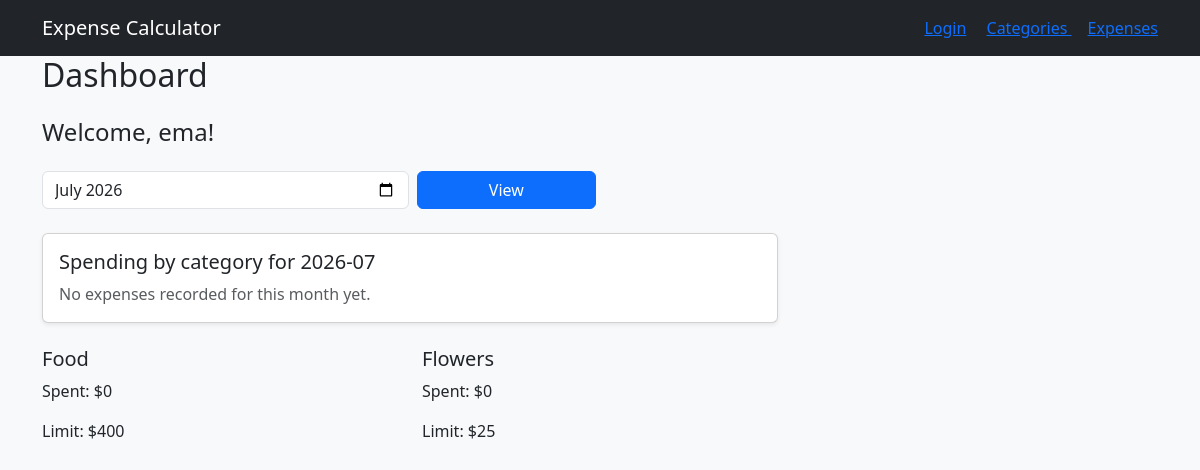
Page / (signed in) on the earlier database version.
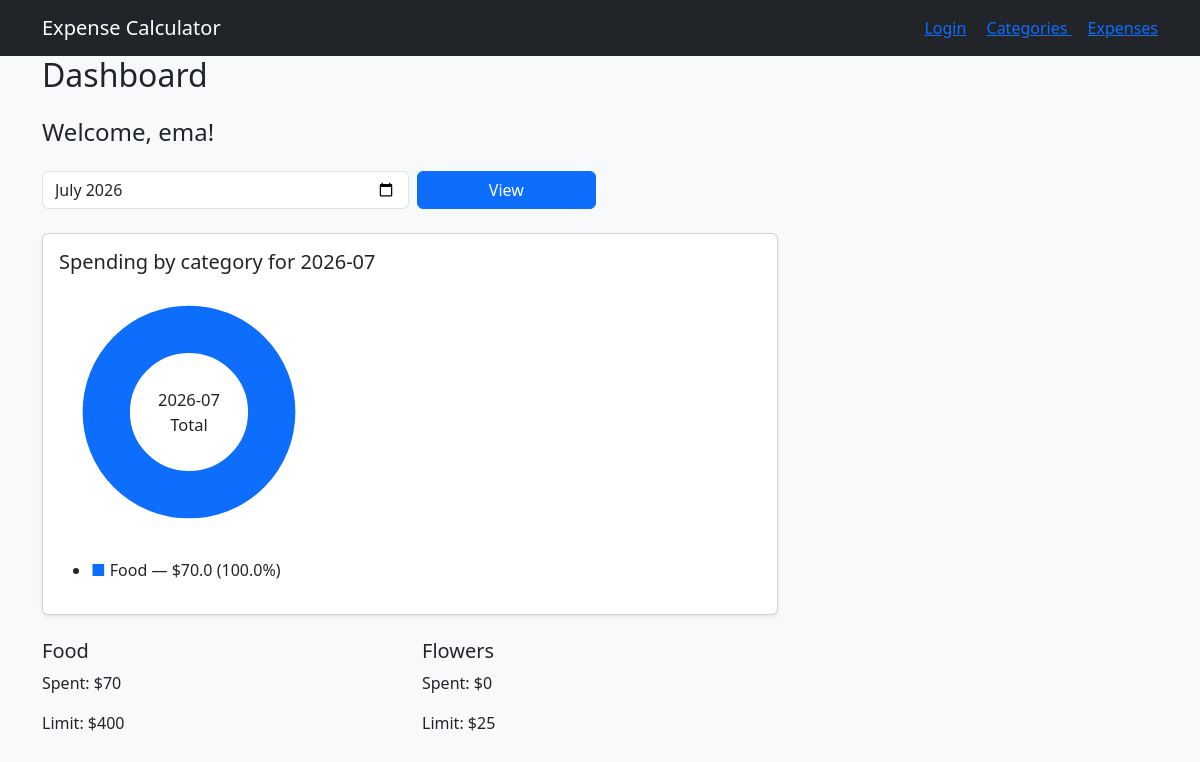
Same page on the later database version.
### tables this page shows
CREATE TABLE category (id INTEGER PRIMARY KEY AUTOINCREMENT UNIQUE NOT NULL, name TEXT, spending_limit INTEGER, user_id INTEGER REFERENCES user (id));

CREATE TABLE expenses (id INTEGER PRIMARY KEY AUTOINCREMENT UNIQUE NOT NULL, name TEXT, amount_spent INTEGER NOT NULL, date INTEGER NOT NULL, category_name TEXT NOT NULL, category_id INTEGER REFERENCES category (id), "", user_id INTEGER);

### app.py (the view)
@app.route("/")
def home():
    user = session.get("user")
    if not user:
        return redirect(url_for("login"))
    user_id = user[0]
    selected_month = request.args.get("month") or datetime.date.today().strftime("%Y-%m")
    sql = '''SELECT category.id, category.name, category.spending_limit,
            IFNULL(SUM(expenses.amount_spent), 0) AS total_amount_spent
            FROM category
            LEFT JOIN expenses ON category.id = expenses.category_id
            WHERE category.user_id = ?
            GROUP BY category.id'''
    categories = query_db(sql, args=(user_id,))
    monthly_sql = '''SELECT expenses.id, expenses.name, expenses.amount_spent,
                    strftime('%Y-%m-%d', expenses.date) AS date,
                    category.name AS category, expenses.category_id
                    FROM expenses
                    JOIN category ON expenses.category_id = category.id
                    WHERE expenses.user_id = ? AND strftime('%Y-%m', expenses.date) = ?'''
    monthly_expenses = query_db(monthly_sql, args=(user_id, selected_month))
    monthly_totals = build_monthly_category_totals(monthly_expenses, selected_month)
    pie_segments = build_pie_chart_segments(monthly_totals)
    get_db().commit()
    username = user[1]
    return render_template(
        "home.html",
        categories=categories,
        username=username,
        selected_month=selected_month,
        monthly_totals=monthly_totals,
        pie_segments=pie_segments,
    )

### app.py (called while the page is built)
def get_db():
    db = getattr(g, '_database', None)
    if db is None:
        db = g._database = sqlite3.connect(DATABASE)
    return db

@app.teardown_appcontext
def close_connection(exception):
    db = getattr(g, '_database', None)
    if db is not None:
        db.close()

def query_db(query, args=(), one=False):
    cur = get_db().execute(query, args)
    rv = cur.fetchall()
    cur.close()
    return (rv[0] if rv else None) if one else rv

def build_monthly_category_totals(expenses, month):
    totals = {}
    for expense in expenses:
        expense_date = expense[3] if len(expense) > 3 else ""
        category_name = expense[4] if len(expense) > 4 else ""
        if expense_date.startswith(month) and category_name:
            amount = float(expense[2] or 0)
            totals[category_name] = totals.get(category_name, 0.0) + amount
    return totals

def build_pie_chart_segments(totals):
    colors = ["#0d6efd", "#198754", "#dc3545", "#ffc107", "#6f42c1", "#20c997", "#fd7e14"]
    if not totals:
        return []
    total_value = sum(totals.values())
    if total_value <= 0:
        return []
    radius = 70
    circumference = 2 * math.pi * radius
    offset = 0.0
    segments = []
    for index, (name, amount) in enumerate(totals.items()):
        segment_length = circumference * (amount / total_value)
        segments.append({
            "name": name,
            "amount": round(amount, 2),
            "percent": round((amount / total_value) * 100, 1),
            "color": colors[index % len(colors)],
            "dasharray": f"{round(segment_length, 2)} {round(circumference - segment_length, 2)}",
            "dashoffset": round(-offset, 2),
        })
        offset += segment_length
    return segments

### templates/home.html (shortened to what this page needs)
{%extends "base.html"%}
{%block content%}
<h2 class = "mb-4"> Dashboard </h2>
{% if username %}
    <h4 class="mb-4">Welcome, {{ username }}!</h4>
{% endif %}
<form method="get" class="row g-2 mb-4">
    <div class="col-md-4">
        <input class="form-control" type="month" name="month" value="{{ selected_month }}">
    </div>
    <div class="col-md-2">
        <button class="btn btn-primary w-100" type="submit">View</button>
    </div>
</form>
<div class="row mb-4">
    <div class="col-md-8">
        <div class="card shadow-sm">
            <div class="card-body">
                <h5 class="card-title">Spending by category for {{ selected_month }}</h5>
                {% if pie_segments %}
                    <svg width="260" height="260" viewBox="0 0 220 220" role="img" aria-label="Pie chart of monthly spending">
                        <circle cx="110" cy="110" r="70" fill="none" stroke="#e9ecef" stroke-width="40"></circle>
                        {% for segment in pie_segments %}
                            <circle cx="110" cy="110" r="70" fill="none" stroke="{{ segment.color }}" stroke-width="40" stroke-linecap="round"
                                    stroke-dasharray="{{ segment.dasharray }}"
                                    stroke-dashoffset="{{ segment.dashoffset }}"
                                    transform="rotate(-90 110 110)"></circle>
                        {% endfor %}
                        <circle cx="110" cy="110" r="35" fill="white"></circle>
                        <text x="110" y="105" text-anchor="middle" font-size="14" fill="#212529">{{ selected_month }}</text>
                        <text x="110" y="126" text-anchor="middle" font-size="14" fill="#212529">Total</text>
                    </svg>
                    <ul class="mt-3">
                        {% for segment in pie_segments %}
                            <li><span style="color:{{ segment.color }};">■</span> {{ segment.name }} — ${{ segment.amount }} ({{ segment.percent }}%)</li>
                        {% endfor %}
                    </ul>
                {% else %}
                    <p class="text-muted mb-0">No expenses recorded for this month yet.</p>
                {% endif %}
            </div>
        </div>
    </div>
</div>
<div class = "row">
    {%for category in categories%}
        <div class = "col-md-4">
            <div class = "card-mb-3">
                <div class = "card-body">
                    <h5>{{category[1]}}</h5>
                    <p> Spent: ${{category[3]}}</p>
                    <p> Limit: ${{category[2]}}</p>
                </div>
            </div>
        </div>
    {%endfor%}
</div>
{%endblock%}

### templates/base.html (shortened to what this page needs)
<!DOCTYPE html>
<html lang="en">
<head>
    <link rel="stylesheet" href="https://cdn.jsdelivr.net/npm/bootstrap@5.3.2/dist/css/bootstrap.min.css">
</head>
<body class = "bg-light">
        <nav class = "navbar navbar-expand-lg navbar-dark bg-dark mb4">
            <div class = "container">
                <a class = "navbar-brand" href = "{{url_for('home')}}"> Expense Calculator</a>
                <div>
                    <a class="bt btn-lightbtn-sm me-3" href = "{{ url_for('login') }}"> Login</a>
                    <a class="bt btn-light btn-sm me-3" href ="{{url_for ('view_categories')}}">Categories </a>
                    <a class="bt btn-light btn-sm me" href ="{{ url_for('view_expenses') }}"> Expenses </a>
                </div>
            </div>
        </nav>
        <div class="container">
            {%block content%}{%endblock%}
        </div>
</body>
</html>

Differences in the rows shown:
added expenses: name "Food", amount "70.0", percent "100.0"
computed for category "Food": category "0" → "70"
Other differences:
{{ selected_month }}: (not shown) → "2026-07"
text no longer shown: "No expenses recorded for this month yet."
text now shown: "Total"
